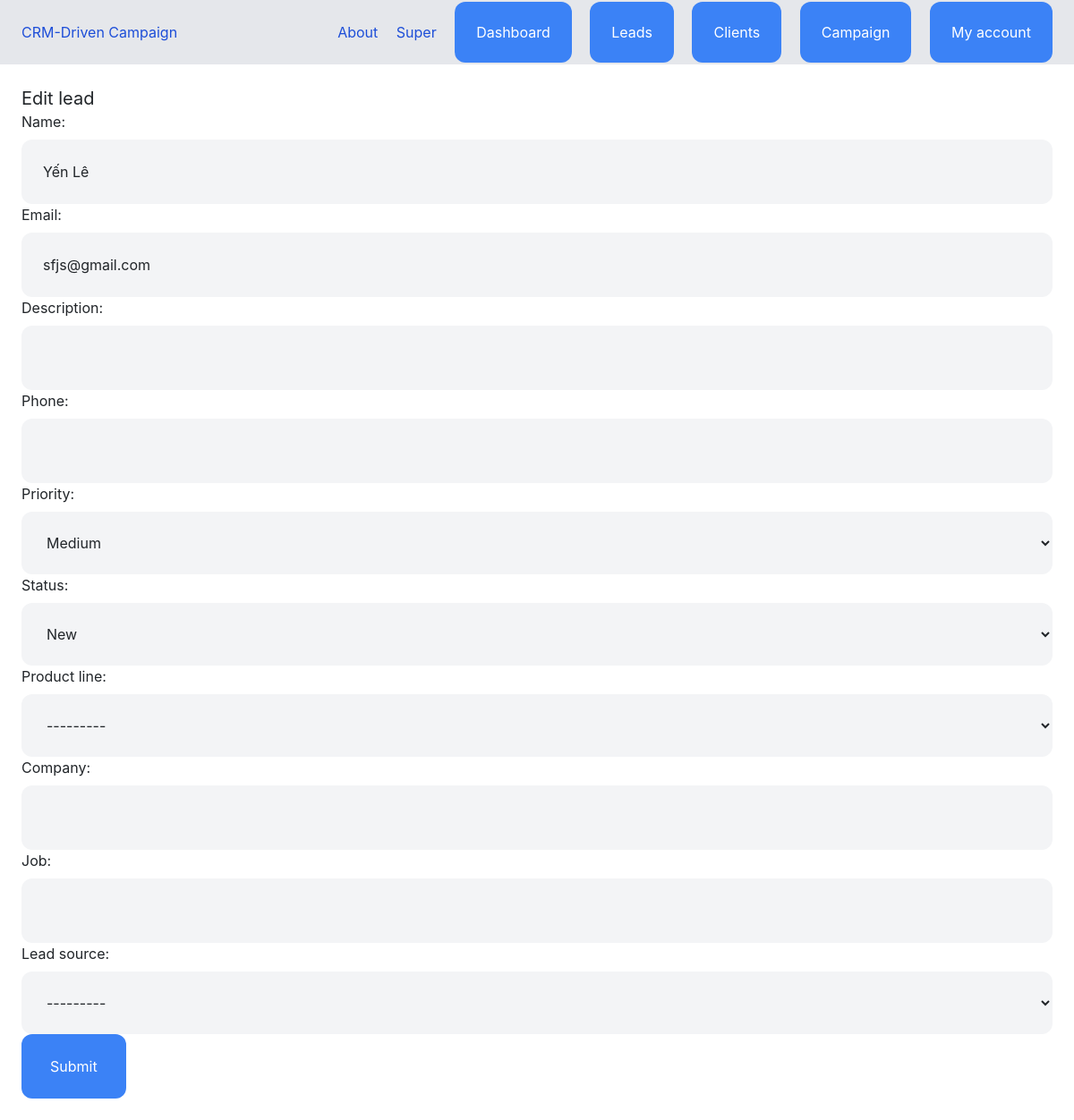
The page /dashboard/leads/35/edit/ (signed in) on the database its author committed.
### team/models.py (models this page shows, shortened)
class Team(models.Model):
    name = models.CharField(max_length=100)
    members = models.ManyToManyField(User, related_name='teams')
    created_by = models.ForeignKey(User, related_name='created_teams', on_delete=models.CASCADE)
    created_at = models.DateTimeField(auto_now_add=True)
    modified_at = models.DateTimeField(auto_now=True)

### lead/models.py (models this page shows, shortened)
class Lead(models.Model):
    LOW = 'low'
    MEDIUM = 'medium'
    HIGH = 'high'
    CHOICES_PRIORITY = (
        (LOW, 'Low'),
        (MEDIUM, 'Medium'),
        (HIGH, 'High')
    )
    NEW = 'new'
    CONTACTED = 'contacted'
    QUA = 'qualified'
    UNACTIONED = 'unactioned'
    UN = 'unqualified'
    CHOICES_STATUS = (
        (NEW, 'New'),
        (CONTACTED, 'Contacted'),
        (QUA, 'Qualified'),
        (UN, 'Unqualified'),
        (UNACTIONED, 'Unactioned'),
    )
    team = models.ForeignKey(Team, related_name='leads', on_delete=models.CASCADE, default=1)
    name = models.CharField(max_length=255)
    email = models.EmailField()
    description = models.TextField(blank=True, null=True)
    priority = models.CharField(max_length=20, choices=CHOICES_PRIORITY, default=MEDIUM)
    status = models.CharField(max_length=20, choices=CHOICES_STATUS, default=NEW)
    converted_to_client = models.BooleanField(default=False)
    created_by = models.ForeignKey(User, related_name='leads', on_delete=models.CASCADE,default=1)
    created_at = models.DateTimeField(auto_now_add=True)
    modified_at = models.DateTimeField(auto_now=True)
    phone = models.CharField(max_length=20, blank=True, null= True)
    product_line = models.ForeignKey(Product, related_name='leads', on_delete=models.CASCADE,default=1)
    company = models.CharField(max_length=100, blank=True, null= True)
    job = models.CharField(max_length=100, blank=True, null= True)
    lead_source = models.ForeignKey(LeadSource,related_name='leads', on_delete=models.CASCADE,default=1)
    class Meta:
        ordering = ('name',)

### lead/views.py (the view)
# urls.py: path('<int:pk>/edit/', views.LeadUpdateView.as_view(), name='edit'),
class LeadUpdateView(LoginRequiredMixin, UpdateView):
    model = Lead
    form_class = AddLeadForm
    success_url = reverse_lazy('leads:list')
    def get_context_data(self, **kwarg):
        context = super().get_context_data(**kwarg)
        context['title'] = 'Edit lead'
        return context
    def get_queryset(self):
        queryset = super(LeadUpdateView, self).get_queryset()
        return queryset.filter(created_by=self.request.user, pk = self.kwargs.get('pk'))

### team/context_processors.py (called while the page is built)
def active_team(request):
    if request.user.is_authenticated:
        active_team = None
        if request.user.userprofile.active_team:
            active_team = request.user.userprofile.active_team
        else:
            active_team = Team.objects.filter(created_by = request.user)[0]
    else:
        active_team = None
    return { 'active_team': active_team}

### lead/templates/lead/lead_form.html (shortened to what this page needs)
{% extends 'core/base.html' %}
{% block content %}
<div class="py-6 px-6">
    <h1 class="text-xl">{{ title }}</h1>
    {% if team.leads.count > 1 or title == 'Edit lead' %}
        <form method="post" action=".">
            {{ form.as_p }}
            <button class="py-4 px-8 bg-blue-500 text-white rounded-xl">Submit</button>
        </form>
    {% else %}
        <div class=" mt-4 py-4 bg-red-400 rounded-xl text-white">
            Your team have has reached maximum number of leads. Your owner must upgrade your plan!
        </div>
    {% endif %}
</div>
{% endblock %}

### core/templates/core/partials/nav.html
<nav class="py-6 px-6 flex justify-between bg-gray-200">
    <a href="/" class="text-blue-700">CRM-Driven Campaign</a>
        <div class="space-x-4">
            <a href="{% url 'about' %}" class="text-blue-700">About</a>
            {% if request.user.is_authenticated %}
            <a href="{% url 'team:detail' active_team.id %}" class="text-blue-700">{{ active_team.name }}</a>
            <a href="{% url 'dashboard:index' %}" class="py-4 px-6 bg-blue-500 rounded-xl text-white">Dashboard</a>
            <a href="{% url 'leads:list' %}" class="py-4 px-6 bg-blue-500 rounded-xl text-white">Leads</a>
            <a href="{% url 'clients:list' %}" class="py-4 px-6 bg-blue-500 rounded-xl text-white">Clients</a>
            <a href="{% url 'campaigns' %}" class="py-4 px-6 bg-blue-500 rounded-xl text-white">Campaign</a>
            <a href="{% url 'userprofile:myaccount' %}" class="py-4 px-6 bg-blue-500 rounded-xl text-white">My account</a>
            {% else %}
            <a href="{% url 'login' %}" class="py-4 px-6 bg-blue-600 rounded-xl text-white">Login</a>
            <a href="{% url 'userprofile:signup' %}" class="py-4 px-6 bg-blue-400 rounded-xl text-white">Sign up</a>
            {% endif %}
        </div>
</nav>

### rows shown on the page
Team: name "Super"
Lead: name "Yến Lê", email "sfjs@gmail.com", priority "Medium", status "New", product_line "---------", lead_source "---------"

### other values the page prints
{{ title }} "Edit lead"
